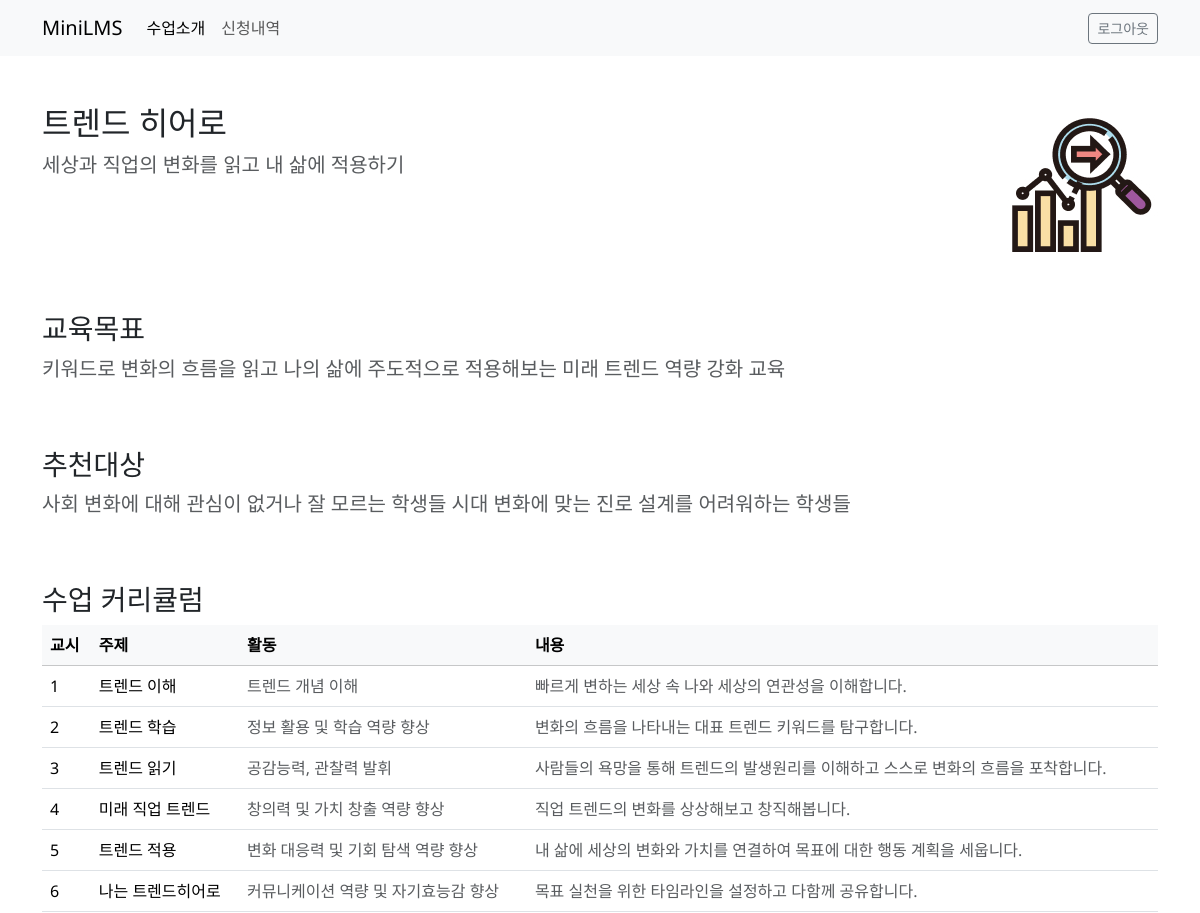
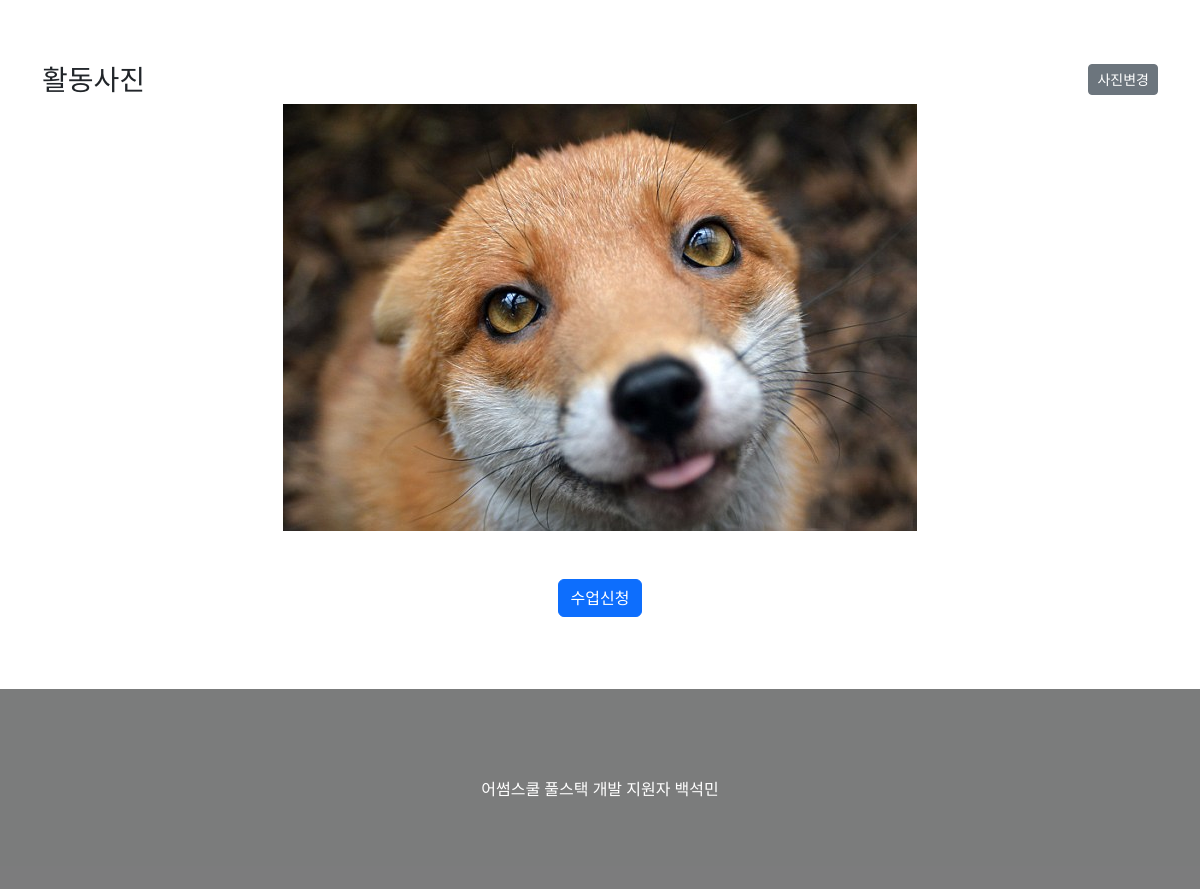
Screenshot of /subjects/5/ (signed in) with the database file from the repository (2 pictures, top to bottom).
### subjects/models.py (models this page shows)
class Subject(models.Model):
  title = models.CharField(max_length=100)
  content = models.TextField()
  image = models.ImageField(upload_to='subjects/', blank=True, null=True)
  objective = models.TextField()
  audience = models.TextField()
  class Meta:
    db_table = 'tb_subjects'

class Curriculum(models.Model):
  subject = models.ForeignKey(Subject, on_delete=models.CASCADE, related_name='curriculums')
  period = models.IntegerField()
  topic = models.CharField(max_length=100)
  task = models.CharField(max_length=100)
  content = models.TextField()
  class Meta:
    db_table = 'tb_curriculums'

### subjects/views.py (the view)
# urls.py: path('<int:id>/', views.detail, name='detail'),
def detail(request, id):
  subject = Subject.objects.get(id=id)
  curriculums = Curriculum.objects.filter(subject_id=id)
  return render(request, 'subjects/detail.html', {'subject': subject, 'curriculums': curriculums})

### templates/subjects/detail.html (shortened to what this page needs)
{% extends 'base.html' %} {% block content %}
<div class="d-flex flex-column gap-5">
  <div class="d-flex justify-content-between align-items-start">
    <div>
      <h2>{{ subject.title }}</h2>
      <p class="fs-5 text-muted">{{ subject.content }}</p>
    </div>
    <img
      class="img-fluid"
      src="/uploads/subjects/subject_{{ subject.id }}_img.jpg"
      alt="{{ subject.title }}"
    />
  </div>
  <div>
    <h3>교육목표</h3>
    <p class="fs-5 text-muted">{{ subject.objective }}</p>
  </div>
  <div>
    <h3>추천대상</h3>
    <p class="fs-5 text-muted">{{ subject.audience }}</p>
  </div>
  <div>
    <h3>수업 커리큘럼</h3>
    <table class="table">
      <thead class="table-light">
        <tr>
          <th scope="col">교시</th>
          <th scope="col">주제</th>
          <th scope="col">활동</th>
          <th scople="col">내용</th>
        </tr>
      </thead>
      <tbody>
        {% for item in curriculums %}
        <tr>
          <td>{{ item.period }}</td>
          <td>{{ item.topic }}</td>
          <td class="text-muted">{{ item.task }}</td>
          <td class="text-muted">{{ item.content }}</td>
        </tr>
        {% endfor %}
      </tbody>
    </table>
  </div>
  <div>
    <h3>
      <span class="d-flex justify-content-between align-items-center">
        활동사진
        <label for="upload" class="btn btn-secondary btn-sm">사진변경</label>
      </span>
    </h3>
    <div class="w-100">
      <img
        src="/uploads/{{ subject.image}}"
        class="img-fluid mx-auto d-block"
        alt="활동 사진"
        style="height: auto"
      />
    </div>
  </div>
  <div class="d-flex justify-content-center">
    <a href="{% url 'subjects:apply' subject.id %}" class="btn btn-primary"
      >수업신청</a
    >
  </div>
</div>
{% endblock %}

### templates/base.html (style rules this page uses)
* { margin: 0; padding: 0; box-sizing: border-box; color: #212529; }
body { font-family: "Noto Sans", sans-serif; }

### rows the page displays
Subject: title "트렌드 히어로", content "세상과 직업의 변화를 읽고 내 삶에 적용하기", objective "키워드로 변화의 흐름을 읽고 나의 삶에 주도적으로 적용해보는 미래 트렌드 역량 강화 교육", audience "사회 변화에 대해 관심이 없거나 잘 모르는 학생들 시대 변화에 맞는 진로 설계를 어려워하는 학생들", image (picture)
Curriculum: period "1", topic "트렌드 이해", task "트렌드 개념 이해", content "빠르게 변하는 세상 속 나와 세상의 연관성을 이해합니다."
Curriculum: period "2", topic "트렌드 학습", task "정보 활용 및 학습 역량 향상", content "변화의 흐름을 나타내는 대표 트렌드 키워드를 탐구합니다."
Curriculum: period "3", topic "트렌드 읽기", task "공감능력, 관찰력 발휘", content "사람들의 욕망을 통해 트렌드의 발생원리를 이해하고 스스로 변화의 흐름을 포착합니다."
Curriculum: period "4", topic "미래 직업 트렌드", task "창의력 및 가치 창출 역량 향상", content "직업 트렌드의 변화를 상상해보고 창직해봅니다."
Curriculum: period "5", topic "트렌드 적용", task "변화 대응력 및 기회 탐색 역량 향상", content "내 삶에 세상의 변화와 가치를 연결하여 목표에 대한 행동 계획을 세웁니다."
Curriculum: period "6", topic "나는 트렌드히어로", task "커뮤니케이션 역량 및 자기효능감 향상", content "목표 실천을 위한 타임라인을 설정하고 다함께 공유합니다."
